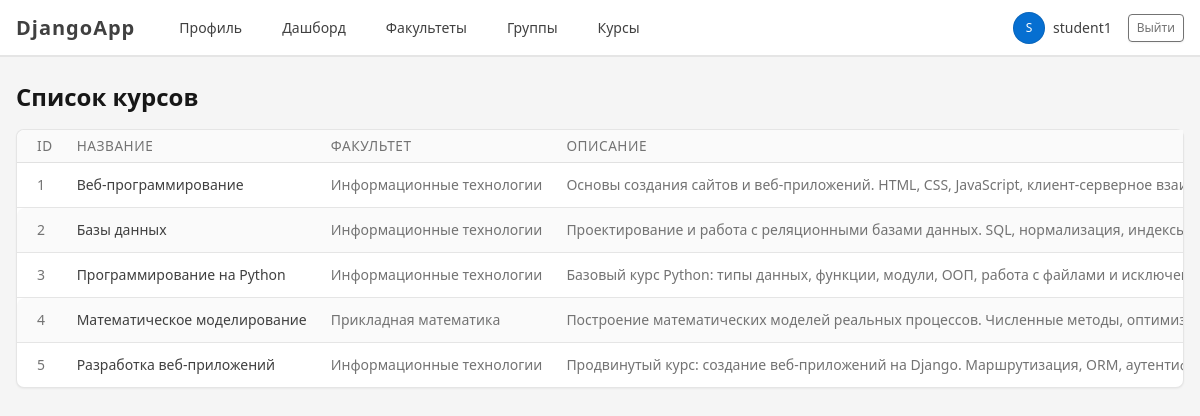
The page /courses/ (signed in) on the database its author committed.
### accounts/models.py (models this page shows, shortened)
class Course(models.Model):
    title = models.CharField(max_length=200)
    description = models.TextField(blank=True)
    department = models.ForeignKey(
        Department,
        on_delete=models.CASCADE,
        related_name='courses'
    )

class Department(models.Model):
    name = models.CharField(max_length=200)

### accounts/views.py (the view)
# urls.py: path('courses/', views.course_list, name='course_list'),
@login_required
def course_list(request):
    courses = Course.objects.select_related('department').all()
    return render(request, 'course_list.html', {
        'courses': courses,
        'is_methodist': is_methodist(request.user),
    })

### accounts/views.py (called while the page is built)
def is_methodist(user):
    return user.groups.filter(name='Методист').exists()

### templates/course_list.html (shortened to what this page needs)
{% extends 'base.html' %}
{% block content %}
<div class="d-flex justify-content-between align-items-center mb-3">
    <h1 class="mb-0">Список курсов</h1>
</div>
<div class="card">
    <div class="card-body p-0">
        <div class="my-table-scroll">
            <table class="table table-vcenter table-striped card-table mb-0">
                <thead>
                    <tr>
                        <th>ID</th>
                        <th>Название</th>
                        <th>Факультет</th>
                        <th>Описание</th>
                    </tr>
                </thead>
                <tbody>
                    {% for course in courses %}
                        <tr>
                            <td class="text-secondary">{{ course.id }}</td>
                            <td>{{ course.title }}</td>
                            <td class="text-secondary">{{ course.department.name }}</td>
                            <td class="text-secondary">{{ course.description|default:"Нет описания" }}</td>
                        </tr>
                    {% empty %}
                        <tr>
                            <td colspan="5" class="text-center text-secondary">
                                Курсов пока нет.
                            </td>
                        </tr>
                    {% endfor %}
                </tbody>
            </table>
        </div>
    </div>
</div>
{% endblock %}

### templates/base.html (shortened to what this page needs)
{% load static %}
<!DOCTYPE html>
<html lang="ru">
<head>
    <link rel="stylesheet" href="{% static 'vendor/tabler/css/tabler.min.css' %}">
    <link rel="stylesheet" href="{% static 'css/style.css' %}">
</head>
<body class="layout-fluid">
<div class="page">
    <header class="navbar navbar-expand-md navbar-light d-print-none bg-white border-bottom">
        <div class="container-xl">
            <a class="navbar-brand navbar-brand-autodark d-none-navbar-horizontal pe-0 pe-md-3"
               href="/profile/">
                <strong>DjangoApp</strong>
            </a>
            <div class="navbar-nav flex-row order-md-last">
                {% if user.is_authenticated %}
                    <div class="nav-item d-none d-md-flex me-3">
                        <span class="nav-link px-0">
                            <span class="avatar avatar-sm bg-primary text-white">
                                {{ user.username|slice:":1"|upper }}
                            </span>
                            <span class="ms-2">{{ user.username }}</span>
                        </span>
                    </div>
                    <div class="nav-item">
                        <form method="post" action="/accounts/logout/">
                            <button class="btn btn-outline-secondary btn-sm" type="submit">
                                Выйти
                            </button>
                        </form>
                    </div>
                {% endif %}
            </div>
            <div class="collapse navbar-collapse show" id="navbar-menu">
                <ul class="navbar-nav flex-row">
                    <li class="nav-item ms-3">
                        <a class="nav-link" href="/profile/">Профиль</a>
                    </li>
                    <li class="nav-item ms-3">
                        <a class="nav-link" href="/dashboard/">Дашборд</a>
                    </li>
                    <li class="nav-item ms-3">
                        <a class="nav-link" href="/departments/">Факультеты</a>
                    </li>
                    <li class="nav-item ms-3">
                        <a class="nav-link" href="/groups/">Группы</a>
                    </li>
                    <li class="nav-item ms-3">
                        <a class="nav-link" href="/courses/">Курсы</a>
                    </li>
                </ul>
            </div>
        </div>
    </header>
    <div class="page-wrapper">
        <div class="page-body">
            <div class="container-xl">
                {% block content %}{% endblock %}
            </div>
        </div>
    </div>
</div>
</body>
</html>

### static/css/style.css (style rules this page uses)
body { background-color: #f5f5f5; }
.navbar-brand { font-weight: bold; letter-spacing: 1px; }
.table thead th { text-transform: uppercase; font-size: 0.85rem; }
.my-table-scroll { overflow-x: auto !important; -webkit-overflow-scrolling: touch; width: 100%; }
.my-table-scroll table { white-space: nowrap; min-width: 700px; }

### rows shown on the page
Course: id "1", title "Веб-программирование", department.name "Информационные технологии", description "Основы создания сайтов и веб-приложений. HTML, CSS, JavaScript, клиент-серверное…"
Course: id "2", title "Базы данных", department.name "Информационные технологии", description "Проектирование и работа с реляционными базами данных. SQL, нормализация,…"
Course: id "3", title "Программирование на Python", department.name "Информационные технологии", description "Базовый курс Python: типы данных, функции, модули, ООП, работа с файлами и…"
Course: id "4", title "Математическое моделирование", department.name "Прикладная математика", description "Построение математических моделей реальных процессов. Численные методы,…"
Course: id "5", title "Разработка веб-приложений", department.name "Информационные технологии", description "Продвинутый курс: создание веб-приложений на Django. Маршрутизация, ORM,…"

### other values the page prints
{{ user.username|slice:":1"|upper }} "S"
{{ user.username }} "student1"
